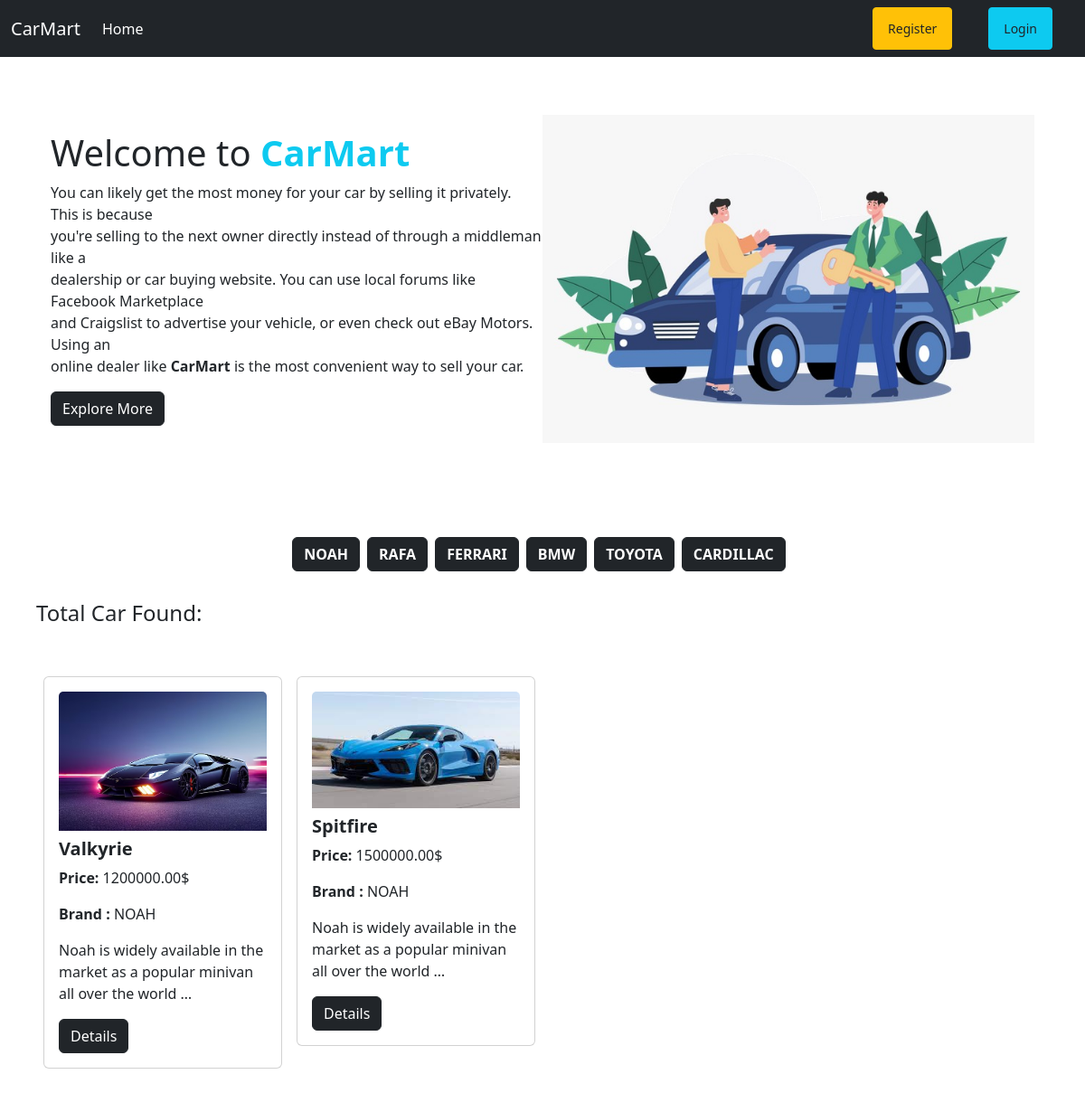
The app's page /brand/noah with its own data.
### brand/models.py (models this page shows)
class Brand(models.Model):
    name = models.CharField(max_length=255)
    slug = models.SlugField(max_length=100, unique=True, null=True, blank=True)
    def __str__(self):
        return self.name

### car/models.py (models this page shows, shortened)
class Car(models.Model):
    brand = models.ForeignKey(Brand, on_delete=models.CASCADE)
    name = models.CharField(max_length=255)
    description = models.TextField()
    image = models.ImageField(upload_to="car/media/uploads/", blank=True, null=True)
    quantity = models.IntegerField(default=0)
    price = models.DecimalField(max_digits=10, decimal_places=2)

### carSales/views.py (the view)
# urls.py: 2. Add a URL to urlpatterns:  path('', views.home, name='home')
def home(request, brand_slug=None):
    car = Car.objects.all()
    if brand_slug is not None:
        brand = Brand.objects.get(slug=brand_slug)
        car = Car.objects.filter(brand=brand)
    brand = Brand.objects.all()
    return render(request, "home.html", {"car": car, "brand": brand})

### templates/home.html
{% extends 'base.html' %} {% load static %} {% block content %}
<div class="d-flex flex-wrap px-2 py-3 m-5 align-items-center ">
  <div class="col-6">
    <h1>Welcome to <b class="text-info"> CarMart</b></h1>
    <p>
      You can likely get the most money for your car by selling it privately.
      This is because <br />you're selling to the next owner directly instead of
      through a middleman like a <br />
      dealership or car buying website. You can use local forums like Facebook
      Marketplace <br />
      and Craigslist to advertise your vehicle, or even check out eBay Motors.
      Using an <br />
      online dealer like <b>CarMart</b> is the most convenient way to sell your
      car.
    </p>
    <button class="btn btn-dark text-white">Explore More</button>
  </div>
  <div class="col-6">
    <img class="w-100 h-100" src="{% static 'img_4.jpg' %}" alt="image" />
  </div>
</div>
<div class="d-flex flex-wrap justify-content-center p-4">
  <div class="bg-white p-3">
    <div class="d-flex">
      {% for br in brand %}
      <a
        href="{% url 'brand_wise_car' br.slug %}"
        class="text-decoration-none btn btn-dark text-white me-2 fw-bold"
        >{{br.name}}</a
      >
      {% endfor %}
    </div>
  </div>
  <div class="p-3">
    <h4>Total Car Found: <b class="text-dark text-white">{{car | length }}</b></h4>
    <div class="d-flex flex-wrap pt-5">
      {% for c in car %}
      <div class="col-3">
        <div class="card mx-2" >
          <div class="card-body">
            <img src="{{c.image.url}}" class="card-img-top" alt="image" />
            <h5 class="card-title mt-2">
              <a href="" class="text-decoration-none text-dark fw-bold">{{c.name}}</a>
            </h5>
            <p><b>Price:</b> {{c.price}}$</p>
            <p><b>Brand :</b> {{c.brand}}</p>
            <p>{{c.description|truncatewords:15}}</p>
            <a class="btn btn-dark text-white text-decoration-none" href={% url 'details_car' c.id %}>Details</a>
          </div>
        </div>
      </div>
      {% endfor%}
    </div>
  </div>
</div>
{% endblock %}

### records on screen
Brand: name "NOAH"
Brand: name "RAFA"
Brand: name "FERRARI"
Brand: name "BMW"
Brand: name "TOYOTA"
Brand: name "CARDILLAC"
Car: image (picture), name "Valkyrie", price "1200000.00", brand "NOAH", description "Noah is widely available in the market as a popular minivan all over the world …"
Car: image (picture), name "Spitfire", price "1500000.00", brand "NOAH", description "Noah is widely available in the market as a popular minivan all over the world …"
